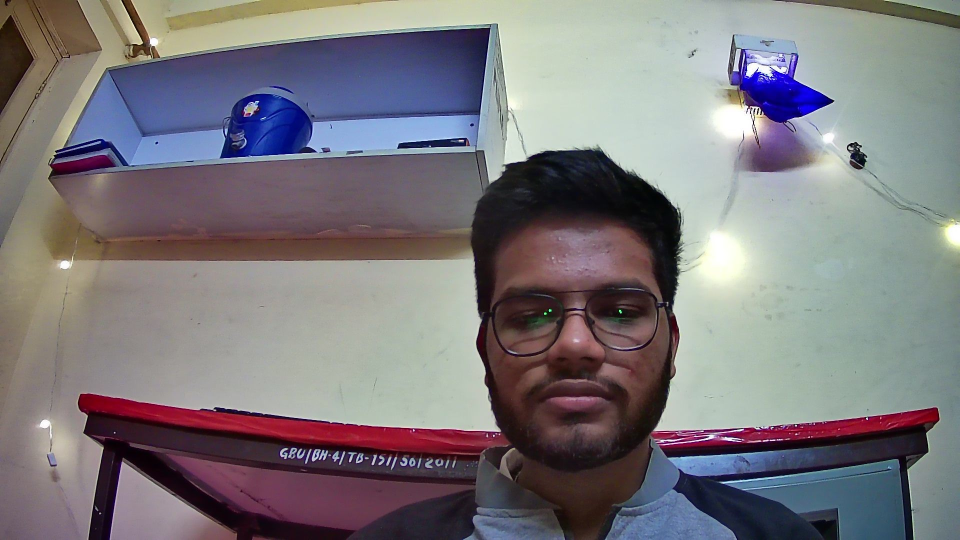
#> input picture jayesh.jpg, 1920 x 1080 px (shown at 1/2 size)
$ python -i door_mechanism.py   (imports and definitions only)
#> lines starting #> are read from the running program, lines starting #| are printed output that depends on the picture; after the words box and inside, x2 and y2 are one past the last pixel; in counts of white or black regions, pixels touching at a corner belong together
#> further down, picture is the input picture: shape (1080, 1920, 3); mean B, G, R 123.8, 119.8, 123.6
import cv2
import numpy as np
import pyfirmata
import time


port="COM3"

board = pyfirmata.Arduino(port)

servo1 = board.get_pin('d:2:s')
# [1 line not run here, left out]


face_classifier = cv2.CascadeClassifier('haar.xml')
jayesh_model = cv2.face.LBPHFaceRecognizer_create()
# [1 line not run here, left out]

def move_servo(angle):
    servo1.write(angle)

def face_detector(img, size=0.5):
    # Convert image to grayscale
#> called with size = 0.5
    gray = cv2.cvtColor(img,cv2.COLOR_BGR2GRAY)
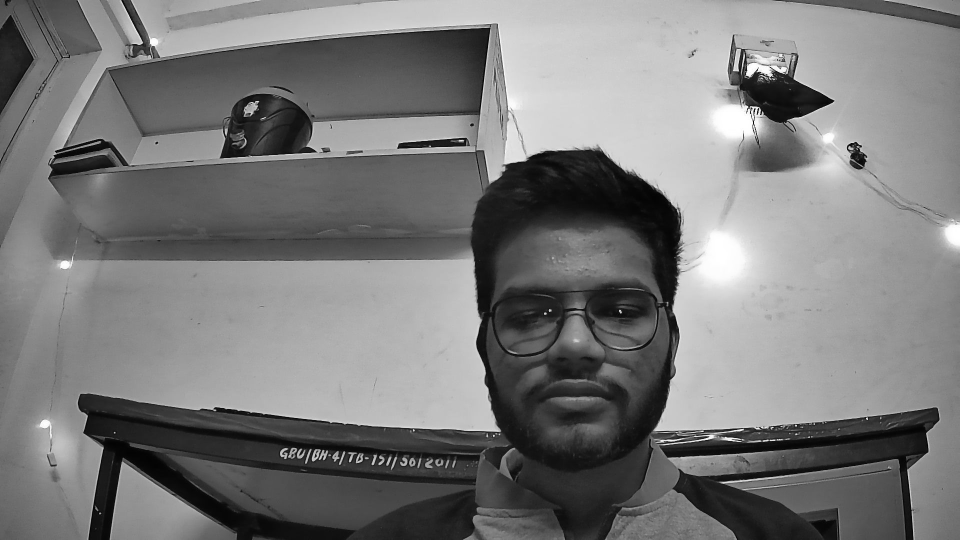
#> gray: shape (1080, 1920) (shown at 1/2 size); min 0, max 255, mean 121.4
    faces = face_classifier.detectMultiScale(gray, 1.3, 5)
#> faces = [[909, 426, 476, 476]]
    if faces is ():
        return img, []
    for (x,y,w,h) in faces:
        cv2.rectangle(img,(x,y),(x+w,y+h),(0,255,255),2)
        roi = img[y:y+h, x:x+w]
        roi = cv2.resize(roi, (200, 200))
#> this loop made 1 pass
#> pass 1, in face_detector, `roi = img[y:y+h, x:x+w]`:
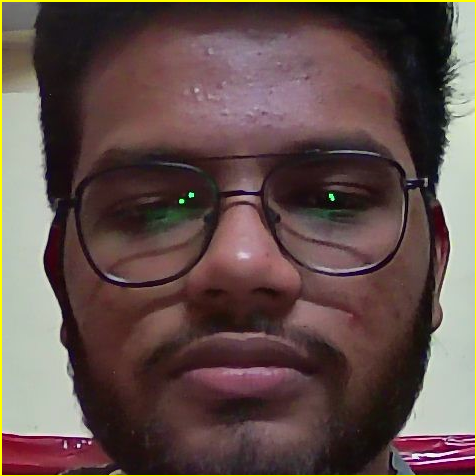
#> roi: shape (476, 476, 3); mean B, G, R 75.1, 78.6, 98.5
#> pass 1, in face_detector, `roi = cv2.resize(roi, (200, 200))`:
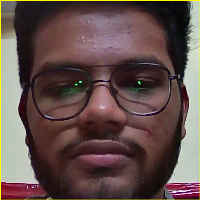
#> roi: shape (200, 200, 3); mean B, G, R 75, 78.6, 98.5
#> after the loop:
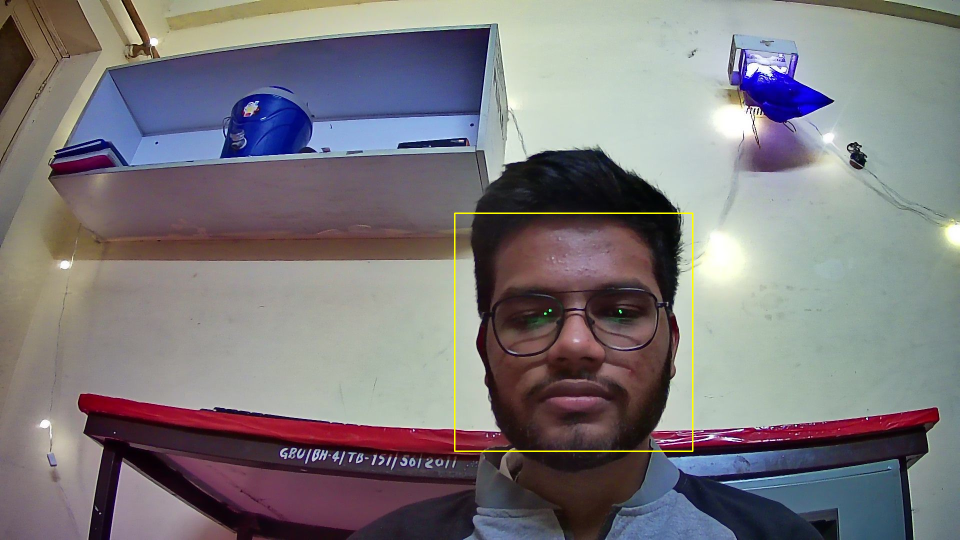
#> img: shape (1080, 1920, 3) (shown at 1/2 size); 0.28% of pixels changed, all inside (x1, y1, x2, y2) = (908, 425, 1387, 904)
    return img, roi

# Open Webcam
# [37 lines not run here, left out]

>>> import cv2
>>> picture = cv2.imread('jayesh.jpg')
>>> result = face_detector(picture)
